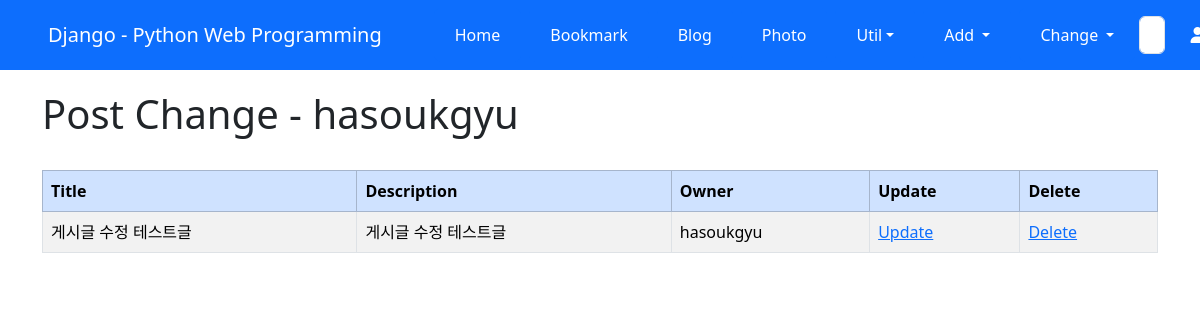
/blog/change/ (signed in), run on the app's committed database.
### blog/models.py (models this page shows, shortened)
class Post(models.Model):
    title = models.CharField(verbose_name='TITLE', max_length=50)
    slug = models.SlugField('SLUG', unique=True, allow_unicode=True, help_text='one word for title alias.')
    description = models.CharField('DESCRIPTION', max_length=100, blank=True, help_text='simple description text.')
    content = models.TextField('CONTENT')
    create_dt = models.DateTimeField('CREATE DATE', auto_now_add=True)
    modify_dt = models.DateTimeField('MODIFY DATE', auto_now=True)
    tags = TaggableManager(blank=True)
    owner = models.ForeignKey(User, on_delete=models.CASCADE, verbose_name='OWNER', blank=True, null=True)
    class Meta:
        verbose_name = 'post'
        verbose_name_plural = 'posts'
        db_table = 'blog_posts'
        ordering = ('-modify_dt',)

### blog/views.py (the view)
class PostChangeLV(LoginRequiredMixin, ListView):
    template_name = 'blog/post_change_list.html'
    def get_queryset(self):
        return Post.objects.filter(owner=self.request.user)

### blog/templates/blog/post_change_list.html (shortened to what this page needs)
{% extends "base.html" %}
{% block content %}
    <h1>Post Change - {{ user }}</h1>
    <br>
    <table class="table table-bordered table-condensed table-striped">
        <thead>
            <tr class="table-primary">
                <th>Title</th>
                <th>Description</th>
                <th>Owner</th>
                <th>Update</th>
                <th>Delete</th>
            </tr>
        </thead>
        <tbody>
            {% for item in object_list %}
            <tr>
                <td>{{ item.title }}</td>
                <td>{{ item.description }}</td>
                <td>{{ item.owner }}</td>
                <td><a href="{% url 'blog:update' item.id %}">Update</a></td>
                <td><a href="{% url 'blog:delete' item.id %}">Delete</a></td>
            </tr>
            {% endfor %}
        </tbody>
    </table>
{% endblock %}

### data on the page
Post: title "게시글 수정 테스트글", description "게시글 수정 테스트글", owner "hasoukgyu"

### other printed values
{{ user }} "hasoukgyu"
